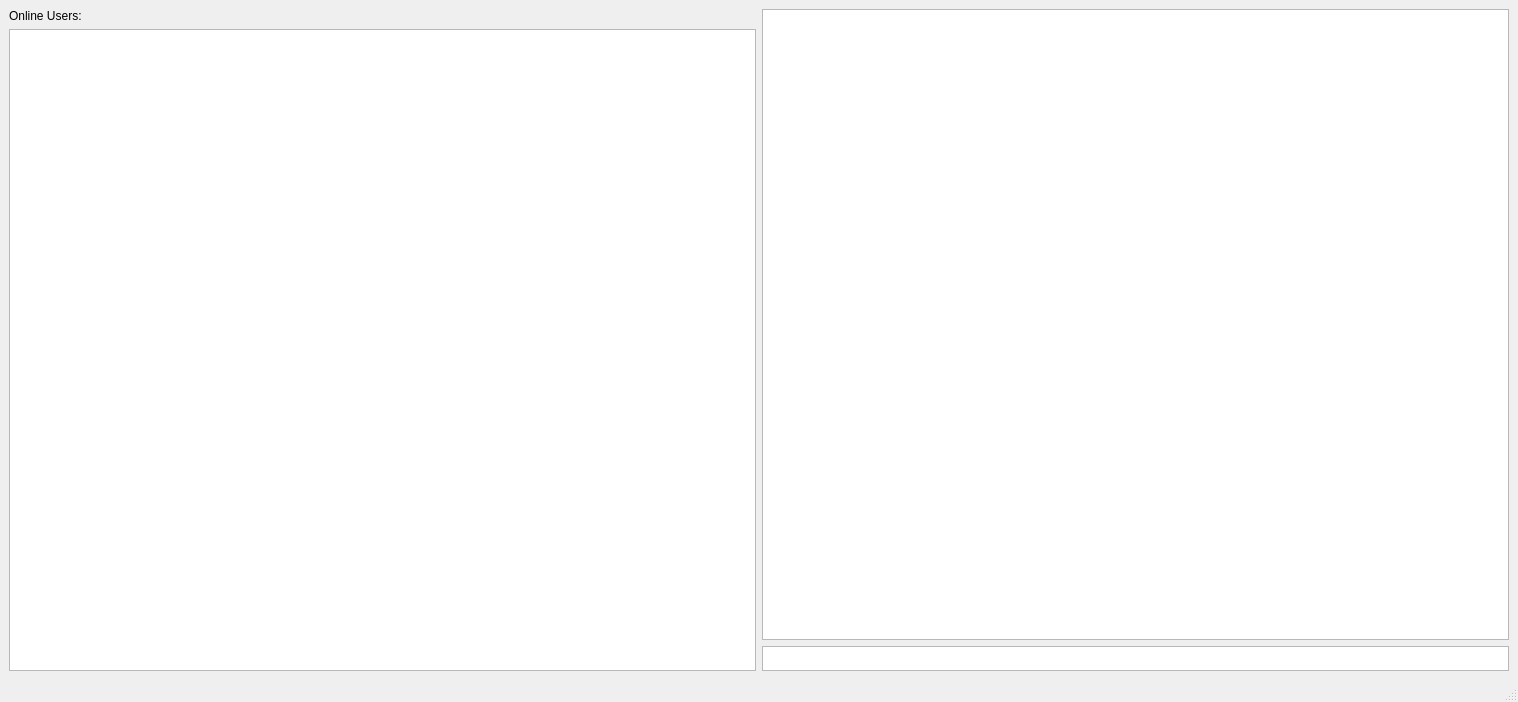
<?xml version="1.0" encoding="UTF-8"?>
<ui version="4.0">
 <class>Chatroom</class>
 <widget class="QMainWindow" name="Chatroom">
  <property name="geometry">
   <rect>
    <x>0</x>
    <y>0</y>
    <width>1518</width>
    <height>702</height>
   </rect>
  </property>
  <property name="windowTitle">
   <string>MainWindow</string>
  </property>
  <widget class="QWidget" name="centralwidget">
   <layout class="QHBoxLayout" name="horizontalLayout_2">
    <item>
     <layout class="QVBoxLayout" name="vLayoutUsers">
      <item>
       <layout class="QHBoxLayout" name="horizontalLayout_3">
        <item>
         <widget class="QLabel" name="labelOnlineUsersStatic">
          <property name="enabled">
           <bool>true</bool>
          </property>
          <property name="text">
           <string>Online Users:</string>
          </property>
         </widget>
        </item>
        <item>
         <widget class="QLabel" name="labelOnlineUsersDynamic">
          <property name="text">
           <string/>
          </property>
         </widget>
        </item>
       </layout>
      </item>
      <item>
       <widget class="QListWidget" name="listOnlineUsers">
        <property name="enabled">
         <bool>true</bool>
        </property>
       </widget>
      </item>
     </layout>
    </item>
    <item>
     <layout class="QVBoxLayout" name="verticalLayout">
      <item>
       <widget class="QTextBrowser" name="tbChat"/>
      </item>
      <item>
       <layout class="QHBoxLayout" name="hLayoutMessageInput" stretch="0">
        <property name="spacing">
         <number>4</number>
        </property>
        <property name="rightMargin">
         <number>0</number>
        </property>
        <item alignment="Qt::AlignTop">
         <widget class="QTextEdit" name="teMessageInput">
          <property name="maximumSize">
           <size>
            <width>16777215</width>
            <height>25</height>
           </size>
          </property>
         </widget>
        </item>
       </layout>
      </item>
     </layout>
    </item>
   </layout>
  </widget>
  <widget class="QMenuBar" name="menubar">
   <property name="geometry">
    <rect>
     <x>0</x>
     <y>0</y>
     <width>1518</width>
     <height>22</height>
    </rect>
   </property>
  </widget>
  <widget class="QStatusBar" name="statusbar"/>
 </widget>
 <resources/>
 <connections/>
</ui>
